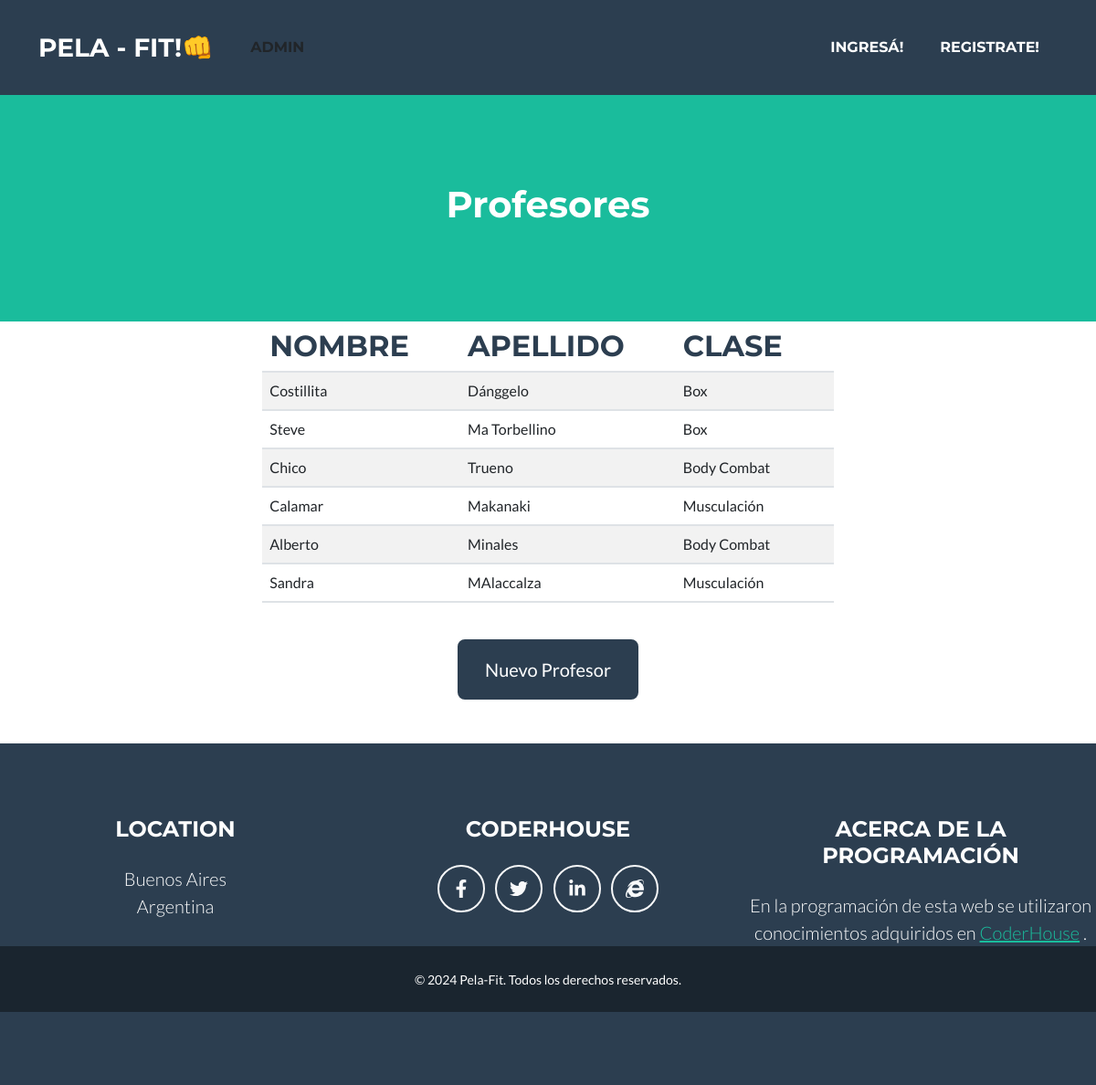
/profesor/list, run on an earlier commit of the app's database.
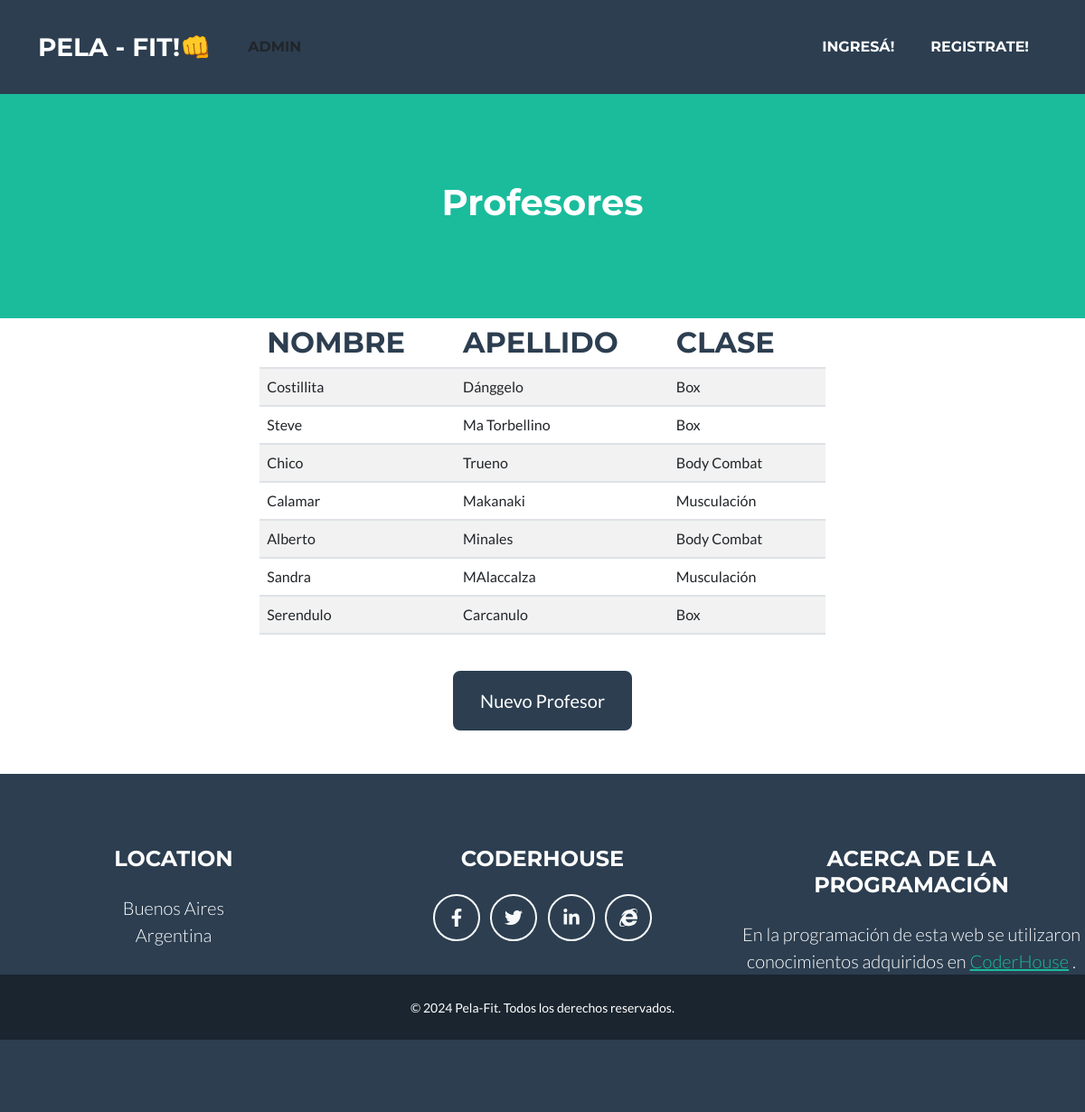
And on a later commit of the database.
### cliente/models.py (models this page shows, shortened)
class Persona(models.Model):
    nombre = models.CharField(max_length = 100)
    apellido = models.CharField(max_length = 100)

class Profesor(Persona):
    clase_id = models.ForeignKey(Clase, null = True, blank = True, on_delete = models.SET_NULL)
    class Meta:
        verbose_name_plural ="Profesores"

class Persona(models.Model):
    nombre = models.CharField(max_length = 100)
    apellido = models.CharField(max_length = 100)

class Clase(models.Model):
    nombre = models.CharField(max_length =100)
    duracion = models.CharField(max_length= 3)
    def __str__(self):
        return self.nombre
    class Meta:
        verbose_name_plural ="Clases"

### cliente/views.py (the view)
# urls.py: path("profesor/list", views.profesor_list, name = "profesor_list" ),
def profesor_list(request):
    profesores = Profesor.objects.all()
    context =  {"profesores": profesores}
    return render(request, "cliente/profesor_list.html", context)

### cliente/templates/cliente/profesor_list.html (shortened to what this page needs)
{% extends 'core/base.html' %}
{% block content %}
<header class="masthead bg-primary text-white text-center">
    <div class="container d-flex align-items-center flex-column">
    <h1>Profesores</h1>
</header class="masterhead bg-primary text- black text-center">
<div class="container d-flex align-items-center flex-column">
    <header> <table class="table table-striped">
            <thead>
                <th><h2 class="page-section-heading  text-center text-uppercase text-secondary pe-5 mb-0">Nombre</h2></th>
                <th><h2 class="page-section-heading  text-center text-uppercase text-secondary pe-5 mb-0">Apellido</h2></th>
                <th><h2 class="page-section-heading  text-center text-uppercase text-secondary pe-5 mb-0">Clase</h2></th>
            </thead>
            <tbody>
                {% for profesor in profesores %}
                <tr>
                    <td>{{ profesor.nombre }}</td>
                    <td>{{ profesor.apellido }}</td>
                    <td>{{ profesor.clase_id }} </td>
                </tr>
        {% endfor %}</li>
    </tbody>
    </table>
</div>
<div class="text-center mt-4">
    <a class="btn btn-xl btn-secondary"   href=" {% url 'cliente:profesor_create' %}">Nuevo Profesor</a>
    </div>
{% endblock content %}

What changed in the data, as far as the page shows it:
added Profesor: nombre "Serendulo", apellido "Carcanulo", clase_id "Box"
